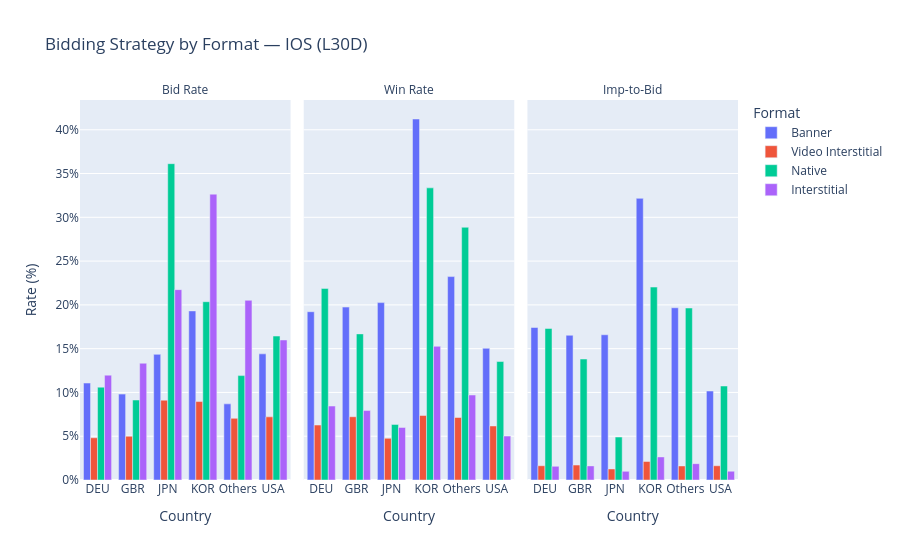
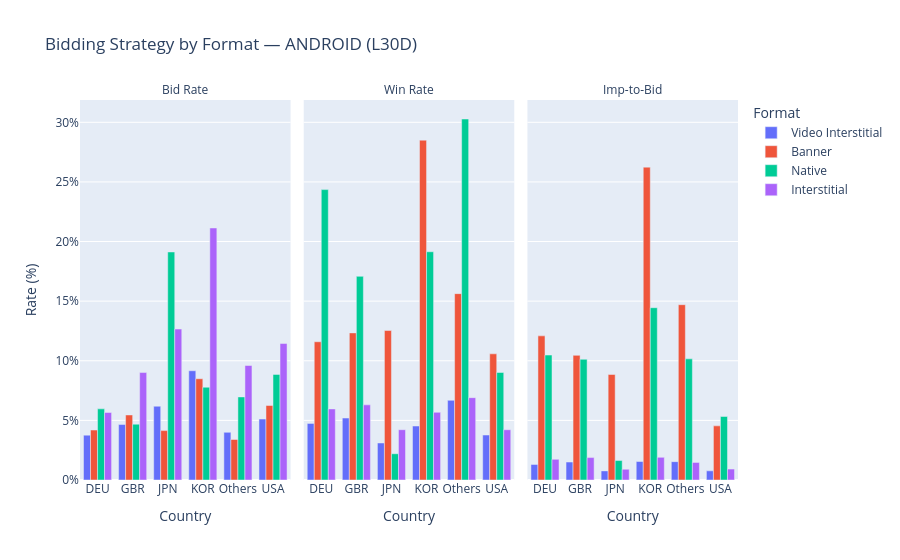

The notebook cell these images were saved under, in order:
### Code cell
# Grouped bar — bid_rate / win_rate / imp_to_bid by inventory_format x country, per OS
# Melt metrics into long form for faceted chart
METRICS = {'bid_rate': 'Bid Rate', 'win_rate': 'Win Rate', 'imp_to_bid': 'Imp-to-Bid'}
GEO_ORDER = ['USA', 'JPN', 'KOR', 'GBR', 'DEU', 'Others']

df_3_plot = (
    df_3
    .assign(geo=lambda d: pd.Categorical(d['geo'], categories=GEO_ORDER, ordered=True))
    .melt(
        id_vars=['geo', 'os', 'inventory_format'],
        value_vars=list(METRICS.keys()),
        var_name='metric',
        value_name='rate'
    )
    .assign(
        metric_label=lambda d: d['metric'].map(METRICS),
        rate_pct=lambda d: d['rate'] * 100
    )
)

for os_val in ['IOS', 'ANDROID']:
    df_os = df_3_plot[df_3_plot['os'] == os_val]
    fig = px.bar(
        df_os,
        x='geo',
        y='rate_pct',
        color='inventory_format',
        facet_col='metric_label',
        barmode='group',
        labels={'geo': 'Country', 'rate_pct': 'Rate (%)', 'inventory_format': 'Format'},
        title=f'Bidding Strategy by Format — {os_val} (L30D)',
        category_orders={'metric_label': list(METRICS.values())},
    )
    fig.update_layout(yaxis_ticksuffix='%')
    fig.for_each_annotation(lambda a: a.update(text=a.text.split('=')[-1]))
    fig.show()
    fig.write_image(os.path.join(CHART_DIR, f'bidding_strategy_by_format_{os_val}.png'), scale=2)

### Figure 1 — Plotly figure (JSON) as saved in the notebook; plotly's stock layout.template omitted (floating-point values rounded to 4 significant figures)
{"data": [{"alignmentgroup": "True", "hovertemplate": "Format=Banner<br>metric_label=Bid Rate<br>Country=%{x}<br>Rate (%)=%{y}<extra></extra>", "legendgroup": "Banner", "marker": {"color": "#636efa", "pattern": {"shape": ""}}, "name": "Banner", "offsetgroup": "Banner", "orientation": "v", "showlegend": true, "textposition": "auto", "type": "bar", "x": ["DEU", "GBR", "JPN", "KOR", "Others", "USA"], "xaxis": "x", "y": [11.07, 9.81, 14.35, 19.31, 8.695, 14.41], "yaxis": "y"}, {"alignmentgroup": "True", "hovertemplate": "Format=Video Interstitial<br>metric_label=Bid Rate<br>Country=%{x}<br>Rate (%)=%{y}<extra></extra>", "legendgroup": "Video Interstitial", "marker": {"color": "#EF553B", "pattern": {"shape": ""}}, "name": "Video Interstitial", "offsetgroup": "Video Interstitial", "orientation": "v", "showlegend": true, "textposition": "auto", "type": "bar", "x": ["DEU", "GBR", "JPN", "KOR", "Others", "USA"], "xaxis": "x", "y": [4.822, 4.998, 9.114, 8.958, 7.042, 7.212], "yaxis": "y"}, {"alignmentgroup": "True", "hovertemplate": "Format=Native<br>metric_label=Bid Rate<br>Country=%{x}<br>Rate (%)=%{y}<extra></extra>", "legendgroup": "Native", "marker": {"color": "#00cc96", "pattern": {"shape": ""}}, "name": "Native", "offsetgroup": "Native", "orientation": "v", "showlegend": true, "textposition": "auto", "type": "bar", "x": ["DEU", "GBR", "JPN", "KOR", "Others", "USA"], "xaxis": "x", "y": [10.6, 9.134, 36.13, 20.36, 11.92, 16.44], "yaxis": "y"}, {"alignmentgroup": "True", "hovertemplate": "Format=Interstitial<br>metric_label=Bid Rate<br>Country=%{x}<br>Rate (%)=%{y}<extra></extra>", "legendgroup": "Interstitial", "marker": {"color": "#ab63fa", "pattern": {"shape": ""}}, "name": "Interstitial", "offsetgroup": "Interstitial", "orientation": "v", "showlegend": true, "textposition": "auto", "type": "bar", "x": ["DEU", "GBR", "JPN", "KOR", "Others", "USA"], "xaxis": "x", "y": [11.97, 13.34, 21.74, 32.64, 20.52, 15.99], "yaxis": "y"}, {"alignmentgroup": "True", "hovertemplate": "Format=Banner<br>metric_label=Win Rate<br>Country=%{x}<br>Rate (%)=%{y}<extra></extra>", "legendgroup": "Banner", "marker": {"color": "#636efa", "pattern": {"shape": ""}}, "name": "Banner", "offsetgroup": "Banner", "orientation": "v", "showlegend": false, "textposition": "auto", "type": "bar", "x": ["DEU", "GBR", "JPN", "KOR", "Others", "USA"], "xaxis": "x2", "y": [19.22, 19.75, 20.26, 41.23, 23.23, 15.04], "yaxis": "y2"}, {"alignmentgroup": "True", "hovertemplate": "Format=Video Interstitial<br>metric_label=Win Rate<br>Country=%{x}<br>Rate (%)=%{y}<extra></extra>", "legendgroup": "Video Interstitial", "marker": {"color": "#EF553B", "pattern": {"shape": ""}}, "name": "Video Interstitial", "offsetgroup": "Video Interstitial", "orientation": "v", "showlegend": false, "textposition": "auto", "type": "bar", "x": ["DEU", "GBR", "JPN", "KOR", "Others", "USA"], "xaxis": "x2", "y": [6.276, 7.227, 4.761, 7.363, 7.138, 6.171], "yaxis": "y2"}, {"alignmentgroup": "True", "hovertemplate": "Format=Native<br>metric_label=Win Rate<br>Country=%{x}<br>Rate (%)=%{y}<extra></extra>", "legendgroup": "Native", "marker": {"color": "#00cc96", "pattern": {"shape": ""}}, "name": "Native", "offsetgroup": "Native", "orientation": "v", "showlegend": false, "textposition": "auto", "type": "bar", "x": ["DEU", "GBR", "JPN", "KOR", "Others", "USA"], "xaxis": "x2", "y": [21.88, 16.69, 6.353, 33.36, 28.86, 13.53], "yaxis": "y2"}, {"alignmentgroup": "True", "hovertemplate": "Format=Interstitial<br>metric_label=Win Rate<br>Country=%{x}<br>Rate (%)=%{y}<extra></extra>", "legendgroup": "Interstitial", "marker": {"color": "#ab63fa", "pattern": {"shape": ""}}, "name": "Interstitial", "offsetgroup": "Interstitial", "orientation": "v", "showlegend": false, "textposition": "auto", "type": "bar", "x": ["DEU", "GBR", "JPN", "KOR", "Others", "USA"], "xaxis": "x2", "y": [8.448, 7.93, 6.003, 15.27, 9.706, 5.016], "yaxis": "y2"}, {"alignmentgroup": "True", "hovertemplate": "Format=Banner<br>metric_label=Imp-to-Bid<br>Country=%{x}<br>Rate (%)=%{y}<extra></extra>", "legendgroup": "Banner", "marker": {"color": "#636efa", "pattern": {"shape": ""}}, "name": "Banner", "offsetgroup": "Banner", "orientation": "v", "showlegend": false, "textposition": "auto", "type": "bar", "x": ["DEU", "GBR", "JPN", "KOR", "Others", "USA"], "xaxis": "x3", "y": [17.42, 16.53, 16.59, 32.17, 19.67, 10.16], "yaxis": "y3"}, {"alignmentgroup": "True", "hovertemplate": "Format=Video Interstitial<br>metric_label=Imp-to-Bid<br>Country=%{x}<br>Rate (%)=%{y}<extra></extra>", "legendgroup": "Video Interstitial", "marker": {"color": "#EF553B", "pattern": {"shape": ""}}, "name": "Video Interstitial", "offsetgroup": "Video Interstitial", "orientation": "v", "showlegend": false, "textposition": "auto", "type": "bar", "x": ["DEU", "GBR", "JPN", "KOR", "Others", "USA"], "xaxis": "x3", "y": [1.629, 1.706, 1.264, 2.117, 1.605, 1.629], "yaxis": "y3"}, {"alignmentgroup": "True", "hovertemplate": "Format=Native<br>metric_label=Imp-to-Bid<br>Country=%{x}<br>Rate (%)=%{y}<extra></extra>", "legendgroup": "Native", "marker": {"color": "#00cc96", "pattern": {"shape": ""}}, "name": "Native", "offsetgroup": "Native", "orientation": "v", "showlegend": false, "textposition": "auto", "type": "bar", "x": ["DEU", "GBR", "JPN", "KOR", "Others", "USA"], "xaxis": "x3", "y": [17.31, 13.82, 4.905, 22.03, 19.64, 10.73], "yaxis": "y3"}, {"alignmentgroup": "True", "hovertemplate": "Format=Interstitial<br>metric_label=Imp-to-Bid<br>Country=%{x}<br>Rate (%)=%{y}<extra></extra>", "legendgroup": "Interstitial", "marker": {"color": "#ab63fa", "pattern": {"shape": ""}}, "name": "Interstitial", "offsetgroup": "Interstitial", "orientation": "v", "showlegend": false, "textposition": "auto", "type": "bar", "x": ["DEU", "GBR", "JPN", "KOR", "Others", "USA"], "xaxis": "x3", "y": [1.564, 1.611, 0.9883, 2.636, 1.865, 1.002], "yaxis": "y3"}], "layout": {"annotations": [{"font": {}, "showarrow": false, "text": "Bid Rate", "x": 0.16, "xanchor": "center", "xref": "paper", "y": 1, "yanchor": "bottom", "yref": "paper"}, {"font": {}, "showarrow": false, "text": "Win Rate", "x": 0.5, "xanchor": "center", "xref": "paper", "y": 1, "yanchor": "bottom", "yref": "paper"}, {"font": {}, "showarrow": false, "text": "Imp-to-Bid", "x": 0.84, "xanchor": "center", "xref": "paper", "y": 1, "yanchor": "bottom", "yref": "paper"}], "barmode": "group", "legend": {"title": {"text": "Format"}, "tracegroupgap": 0}, "title": {"text": "Bidding Strategy by Format — IOS (L30D)"}, "xaxis": {"anchor": "y", "domain": [0, 0.32], "title": {"text": "Country"}}, "xaxis2": {"anchor": "y2", "domain": [0.34, 0.66], "matches": "x", "title": {"text": "Country"}}, "xaxis3": {"anchor": "y3", "domain": [0.68, 1.0], "matches": "x", "title": {"text": "Country"}}, "yaxis": {"anchor": "x", "domain": [0, 1], "ticksuffix": "%", "title": {"text": "Rate (%)"}}, "yaxis2": {"anchor": "x2", "domain": [0, 1], "matches": "y", "showticklabels": false}, "yaxis3": {"anchor": "x3", "domain": [0, 1], "matches": "y", "showticklabels": false}}}

### Figure 2 — Plotly figure (JSON) as saved in the notebook; plotly's stock layout.template omitted (floating-point values rounded to 4 significant figures)
{"data": [{"alignmentgroup": "True", "hovertemplate": "Format=Video Interstitial<br>metric_label=Bid Rate<br>Country=%{x}<br>Rate (%)=%{y}<extra></extra>", "legendgroup": "Video Interstitial", "marker": {"color": "#636efa", "pattern": {"shape": ""}}, "name": "Video Interstitial", "offsetgroup": "Video Interstitial", "orientation": "v", "showlegend": true, "textposition": "auto", "type": "bar", "x": ["DEU", "GBR", "JPN", "KOR", "Others", "USA"], "xaxis": "x", "y": [3.762, 4.653, 6.188, 9.162, 3.998, 5.11], "yaxis": "y"}, {"alignmentgroup": "True", "hovertemplate": "Format=Banner<br>metric_label=Bid Rate<br>Country=%{x}<br>Rate (%)=%{y}<extra></extra>", "legendgroup": "Banner", "marker": {"color": "#EF553B", "pattern": {"shape": ""}}, "name": "Banner", "offsetgroup": "Banner", "orientation": "v", "showlegend": true, "textposition": "auto", "type": "bar", "x": ["DEU", "GBR", "JPN", "KOR", "Others", "USA"], "xaxis": "x", "y": [4.188, 5.455, 4.143, 8.491, 3.4, 6.246], "yaxis": "y"}, {"alignmentgroup": "True", "hovertemplate": "Format=Native<br>metric_label=Bid Rate<br>Country=%{x}<br>Rate (%)=%{y}<extra></extra>", "legendgroup": "Native", "marker": {"color": "#00cc96", "pattern": {"shape": ""}}, "name": "Native", "offsetgroup": "Native", "orientation": "v", "showlegend": true, "textposition": "auto", "type": "bar", "x": ["DEU", "GBR", "JPN", "KOR", "Others", "USA"], "xaxis": "x", "y": [5.967, 4.681, 19.12, 7.781, 6.969, 8.857], "yaxis": "y"}, {"alignmentgroup": "True", "hovertemplate": "Format=Interstitial<br>metric_label=Bid Rate<br>Country=%{x}<br>Rate (%)=%{y}<extra></extra>", "legendgroup": "Interstitial", "marker": {"color": "#ab63fa", "pattern": {"shape": ""}}, "name": "Interstitial", "offsetgroup": "Interstitial", "orientation": "v", "showlegend": true, "textposition": "auto", "type": "bar", "x": ["DEU", "GBR", "JPN", "KOR", "Others", "USA"], "xaxis": "x", "y": [5.658, 9.011, 12.66, 21.14, 9.603, 11.44], "yaxis": "y"}, {"alignmentgroup": "True", "hovertemplate": "Format=Video Interstitial<br>metric_label=Win Rate<br>Country=%{x}<br>Rate (%)=%{y}<extra></extra>", "legendgroup": "Video Interstitial", "marker": {"color": "#636efa", "pattern": {"shape": ""}}, "name": "Video Interstitial", "offsetgroup": "Video Interstitial", "orientation": "v", "showlegend": false, "textposition": "auto", "type": "bar", "x": ["DEU", "GBR", "JPN", "KOR", "Others", "USA"], "xaxis": "x2", "y": [4.748, 5.195, 3.104, 4.527, 6.683, 3.771], "yaxis": "y2"}, {"alignmentgroup": "True", "hovertemplate": "Format=Banner<br>metric_label=Win Rate<br>Country=%{x}<br>Rate (%)=%{y}<extra></extra>", "legendgroup": "Banner", "marker": {"color": "#EF553B", "pattern": {"shape": ""}}, "name": "Banner", "offsetgroup": "Banner", "orientation": "v", "showlegend": false, "textposition": "auto", "type": "bar", "x": ["DEU", "GBR", "JPN", "KOR", "Others", "USA"], "xaxis": "x2", "y": [11.59, 12.34, 12.54, 28.5, 15.63, 10.58], "yaxis": "y2"}, {"alignmentgroup": "True", "hovertemplate": "Format=Native<br>metric_label=Win Rate<br>Country=%{x}<br>Rate (%)=%{y}<extra></extra>", "legendgroup": "Native", "marker": {"color": "#00cc96", "pattern": {"shape": ""}}, "name": "Native", "offsetgroup": "Native", "orientation": "v", "showlegend": false, "textposition": "auto", "type": "bar", "x": ["DEU", "GBR", "JPN", "KOR", "Others", "USA"], "xaxis": "x2", "y": [24.36, 17.08, 2.202, 19.14, 30.28, 9.018], "yaxis": "y2"}, {"alignmentgroup": "True", "hovertemplate": "Format=Interstitial<br>metric_label=Win Rate<br>Country=%{x}<br>Rate (%)=%{y}<extra></extra>", "legendgroup": "Interstitial", "marker": {"color": "#ab63fa", "pattern": {"shape": ""}}, "name": "Interstitial", "offsetgroup": "Interstitial", "orientation": "v", "showlegend": false, "textposition": "auto", "type": "bar", "x": ["DEU", "GBR", "JPN", "KOR", "Others", "USA"], "xaxis": "x2", "y": [5.962, 6.302, 4.219, 5.677, 6.906, 4.216], "yaxis": "y2"}, {"alignmentgroup": "True", "hovertemplate": "Format=Video Interstitial<br>metric_label=Imp-to-Bid<br>Country=%{x}<br>Rate (%)=%{y}<extra></extra>", "legendgroup": "Video Interstitial", "marker": {"color": "#636efa", "pattern": {"shape": ""}}, "name": "Video Interstitial", "offsetgroup": "Video Interstitial", "orientation": "v", "showlegend": false, "textposition": "auto", "type": "bar", "x": ["DEU", "GBR", "JPN", "KOR", "Others", "USA"], "xaxis": "x3", "y": [1.308, 1.506, 0.7638, 1.552, 1.538, 0.7701], "yaxis": "y3"}, {"alignmentgroup": "True", "hovertemplate": "Format=Banner<br>metric_label=Imp-to-Bid<br>Country=%{x}<br>Rate (%)=%{y}<extra></extra>", "legendgroup": "Banner", "marker": {"color": "#EF553B", "pattern": {"shape": ""}}, "name": "Banner", "offsetgroup": "Banner", "orientation": "v", "showlegend": false, "textposition": "auto", "type": "bar", "x": ["DEU", "GBR", "JPN", "KOR", "Others", "USA"], "xaxis": "x3", "y": [12.09, 10.45, 8.85, 26.24, 14.7, 4.539], "yaxis": "y3"}, {"alignmentgroup": "True", "hovertemplate": "Format=Native<br>metric_label=Imp-to-Bid<br>Country=%{x}<br>Rate (%)=%{y}<extra></extra>", "legendgroup": "Native", "marker": {"color": "#00cc96", "pattern": {"shape": ""}}, "name": "Native", "offsetgroup": "Native", "orientation": "v", "showlegend": false, "textposition": "auto", "type": "bar", "x": ["DEU", "GBR", "JPN", "KOR", "Others", "USA"], "xaxis": "x3", "y": [10.48, 10.12, 1.63, 14.45, 10.16, 5.327], "yaxis": "y3"}, {"alignmentgroup": "True", "hovertemplate": "Format=Interstitial<br>metric_label=Imp-to-Bid<br>Country=%{x}<br>Rate (%)=%{y}<extra></extra>", "legendgroup": "Interstitial", "marker": {"color": "#ab63fa", "pattern": {"shape": ""}}, "name": "Interstitial", "offsetgroup": "Interstitial", "orientation": "v", "showlegend": false, "textposition": "auto", "type": "bar", "x": ["DEU", "GBR", "JPN", "KOR", "Others", "USA"], "xaxis": "x3", "y": [1.734, 1.879, 0.9038, 1.898, 1.478, 0.9148], "yaxis": "y3"}], "layout": {"annotations": [{"font": {}, "showarrow": false, "text": "Bid Rate", "x": 0.16, "xanchor": "center", "xref": "paper", "y": 1, "yanchor": "bottom", "yref": "paper"}, {"font": {}, "showarrow": false, "text": "Win Rate", "x": 0.5, "xanchor": "center", "xref": "paper", "y": 1, "yanchor": "bottom", "yref": "paper"}, {"font": {}, "showarrow": false, "text": "Imp-to-Bid", "x": 0.84, "xanchor": "center", "xref": "paper", "y": 1, "yanchor": "bottom", "yref": "paper"}], "barmode": "group", "legend": {"title": {"text": "Format"}, "tracegroupgap": 0}, "title": {"text": "Bidding Strategy by Format — ANDROID (L30D)"}, "xaxis": {"anchor": "y", "domain": [0, 0.32], "title": {"text": "Country"}}, "xaxis2": {"anchor": "y2", "domain": [0.34, 0.66], "matches": "x", "title": {"text": "Country"}}, "xaxis3": {"anchor": "y3", "domain": [0.68, 1.0], "matches": "x", "title": {"text": "Country"}}, "yaxis": {"anchor": "x", "domain": [0, 1], "ticksuffix": "%", "title": {"text": "Rate (%)"}}, "yaxis2": {"anchor": "x2", "domain": [0, 1], "matches": "y", "showticklabels": false}, "yaxis3": {"anchor": "x3", "domain": [0, 1], "matches": "y", "showticklabels": false}}}
